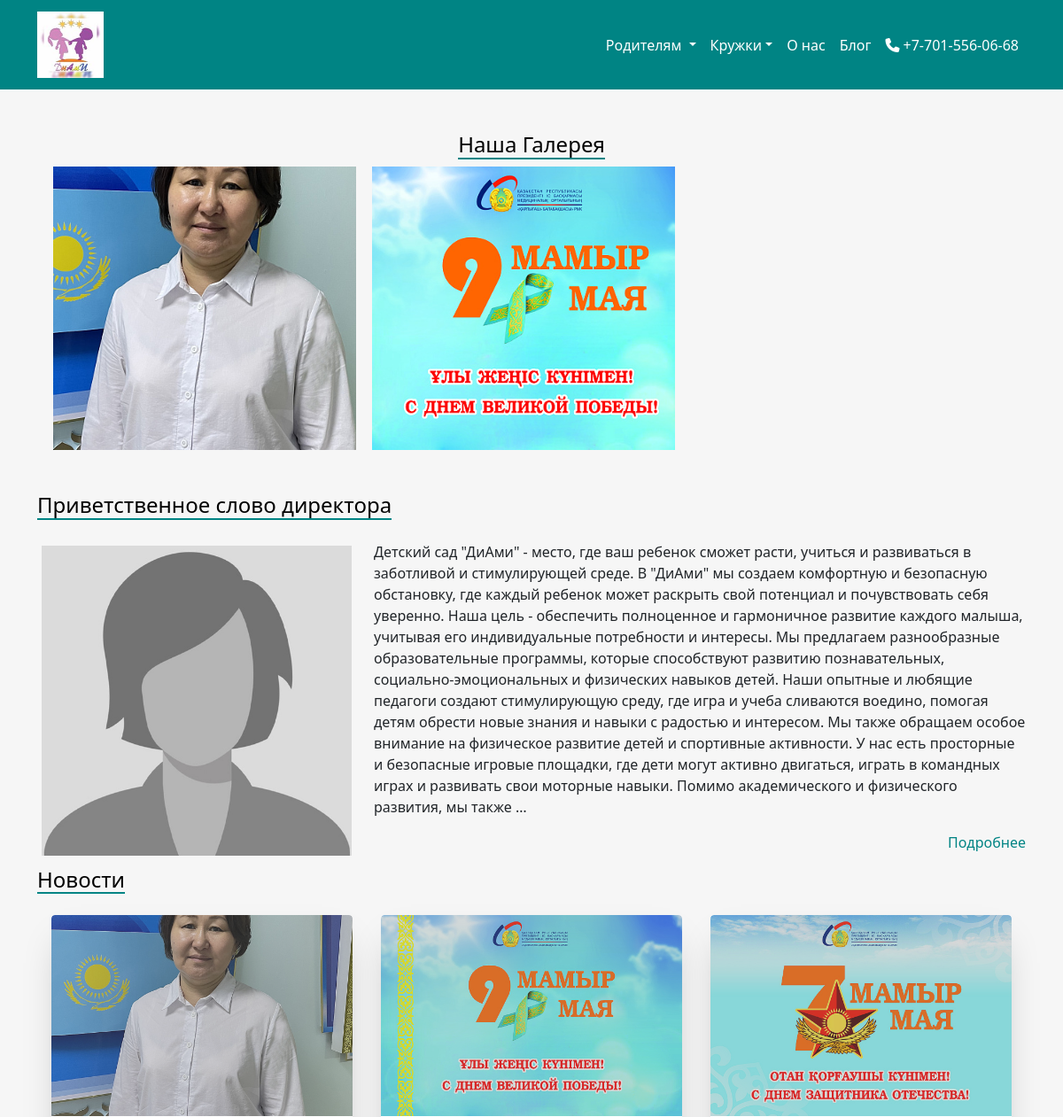
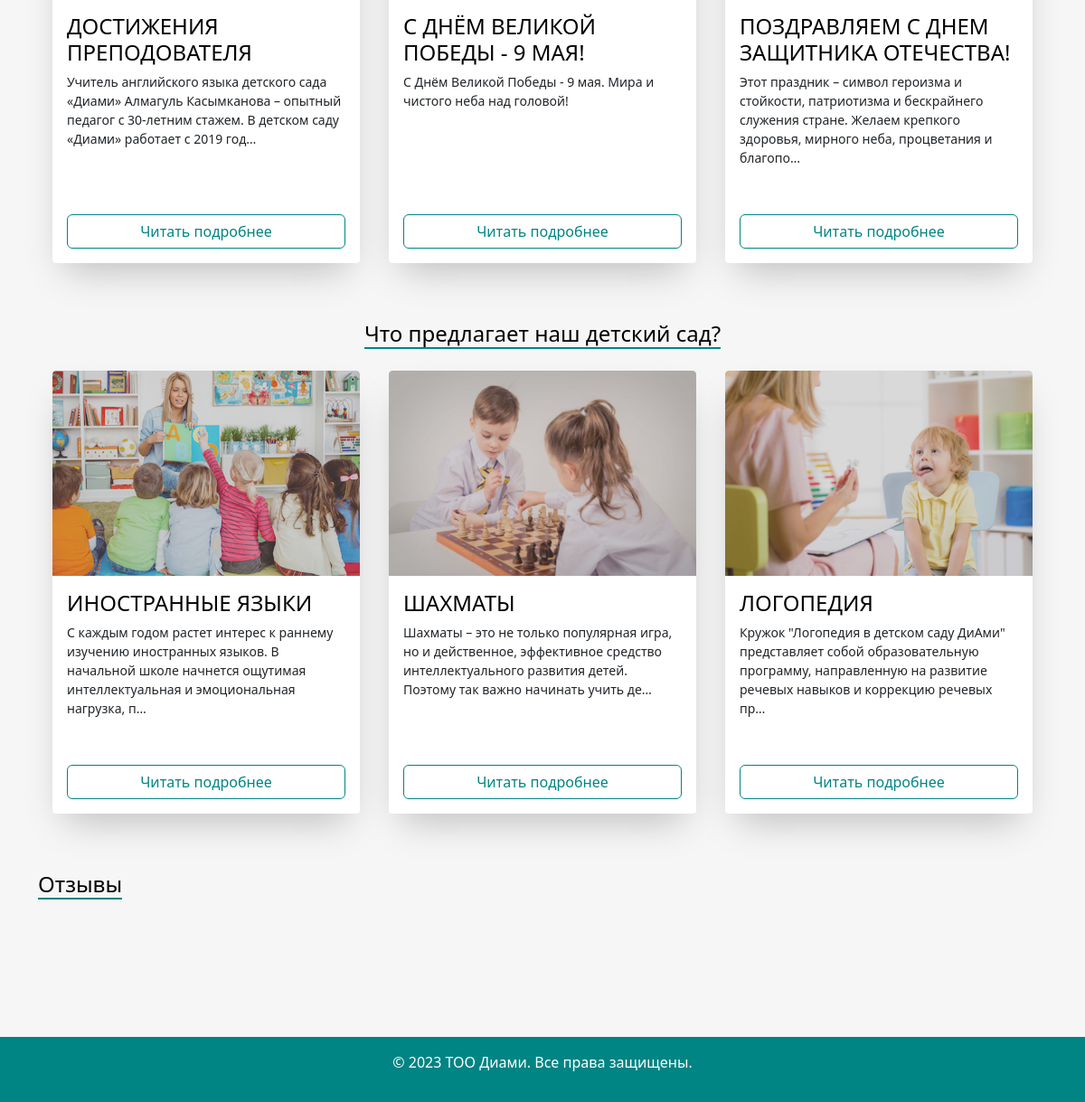
The app's page /, older data (2 pictures, top to bottom).
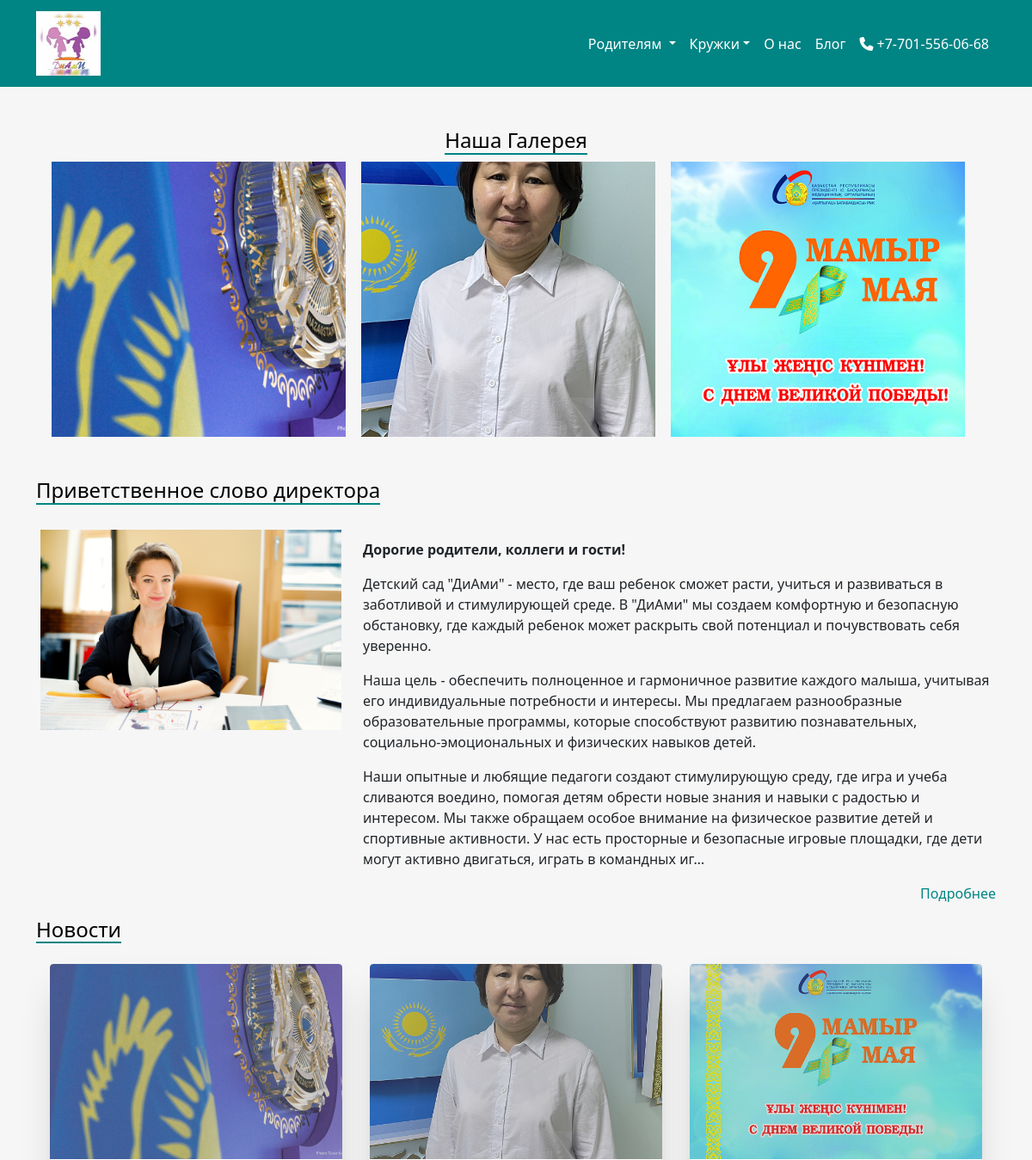
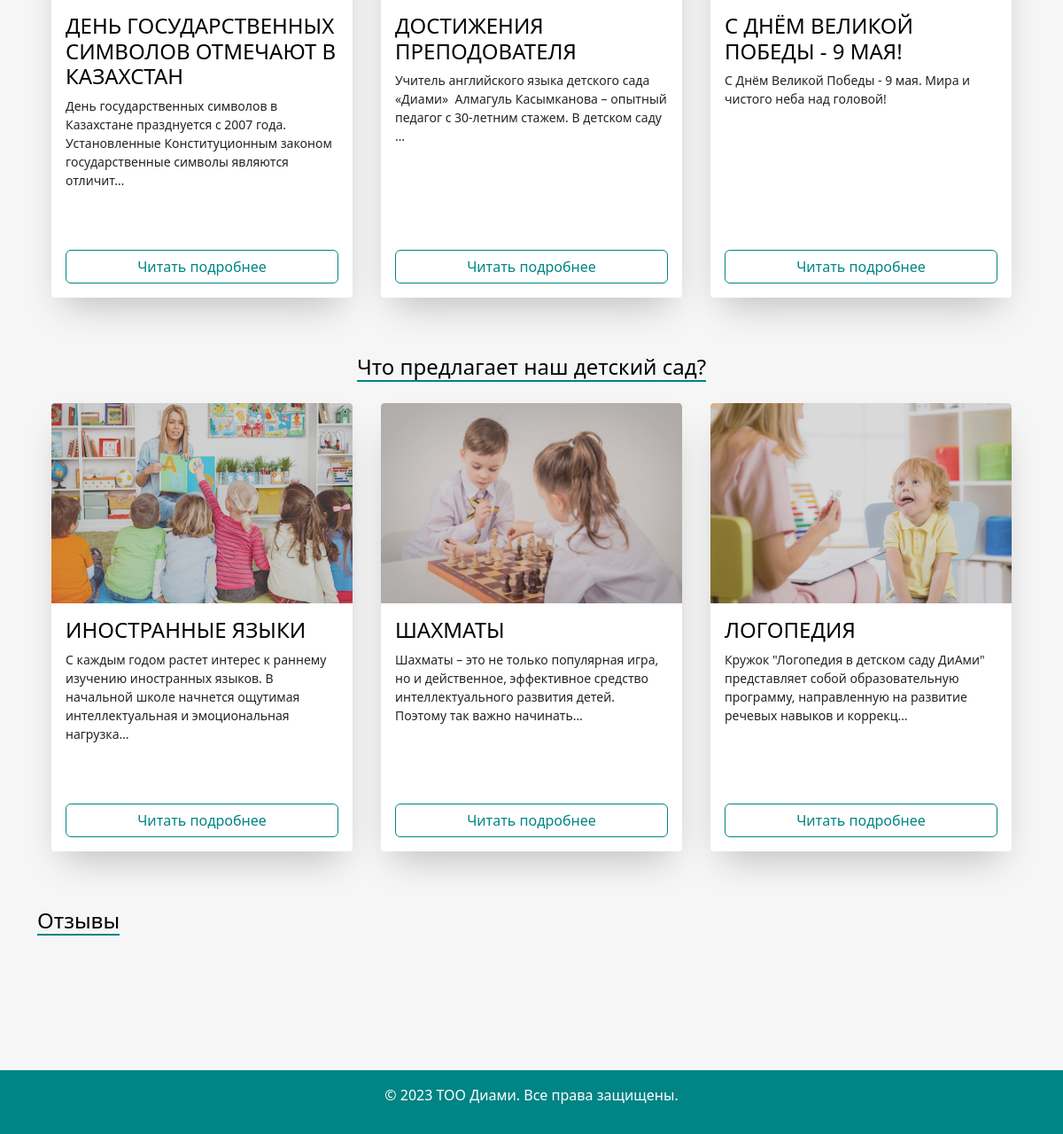
The same page, newer data (2 pictures, top to bottom).
### main/models.py (models this page shows, shortened)
class Articles(models.Model):
    title = models.CharField('Название', max_length=50)
    full_text = RichTextUploadingField('Статья', validators=[MinLengthValidator(10, 'Введите больше 10 символов')],
        blank=False, null=False)
    date = models.DateTimeField('Дата публикации')
    image = models.ImageField('Изображение', upload_to='images/', default='')
    class Meta:
        verbose_name = 'Новость'
        verbose_name_plural = 'Новости'

class Director(models.Model):
    full_name = models.CharField('Название', blank=False, null=False, max_length=70)
    full_text = RichTextUploadingField('Приветственная речь',
                                 validators=[MinLengthValidator(10, 'Введите больше 10 символов')], blank=False,
                                 null=False)
    image = models.ImageField('Ваше изображение', upload_to='images/', default='')
    class Meta:
        verbose_name = 'Директор'
        verbose_name_plural = 'Директор'

class Clubs(models.Model):
    name_clubs = models.CharField('Название кружка', blank=False, null=False, max_length=30)
    full_text = RichTextUploadingField('Описание кружка', validators=[MinLengthValidator(10, 'Введите больше 10 символов')],
                                 blank=False, null=False)
    image = models.ImageField('Изображение', upload_to='images/', default='')
    class Meta:
        verbose_name = 'Кружок'
        verbose_name_plural = 'Кружки'

### main/views.py (the view)
# urls.py: path('', views.index, name='home'),
def index(request):
    news = Articles.objects.order_by('-date')
    director = Director.objects.first()
    clubs = Clubs.objects.all()
    forparents = ForParents.objects.all()
    return render(request, 'main/index.html', {'title': 'Детский сад "ДиАми"', 'news': news, 'director': director, 'clubs': clubs, 'forparents': forparents})

### main/context_clubs.py (called while the page is built)
def krujki(request):
    return {'krujki': Clubs.objects.all()}

### main/context_forparents.py (called while the page is built)
def forparents(request):
    return {'roditeli': ForParents.objects.all()}

### main/templates/main/index.html (shortened to what this page needs)
{% extends 'base.html' %}
{% load static %}
{% block content %}
<div class="container  pt-5">
    <div class="row">
        <div class="col-md-12 col-sm-12 text-center">
            <h4 class="underline">Наша Галерея</h4>
        </div>
    </div>
    <div class="menu">
        <div class="menu--wrapper">
            {% for x in news|slice:":10" %}
                    <div class="menu--item">
                        <figure>
                            <img src="{{ x.image.url }}" alt="" />
                        </figure>
                    </div>
            {% endfor %}
        </div>
    </div>
</div>
<div class="container pt-5">
    <div class="row">
        <div class="col-md-12 col-sm-12">
            <h4 class="underline">Приветственное слово директора</h4>
        </div>
    </div>
    <div class="row pt-3">
        <div class="col-md-4 col-sm-12">
            <a href="#">
                <img width="350" class="img-fluid" src="{{ director.image.url }}" height="410" title="Директор"
                    alt="Директор" style="margin:5px;">
            </a>
        </div>
        <div class="col-md-8 col-sm-12">
            <p>
                {{ director.full_text|truncatechars:1000|safe }}
            </p>
            <p style="text-align: right;">
                <a href="{% url 'director' %}" class="text-primary">Подробнее</a>
            </p>
        </div>
    </div>
</div>
<div class="container">
    <div class="row">
        <div class="col-md-12 col-sm-12">
            <h4 class="underline">Новости</h4>
        </div>
    </div>
    <ul class="clubs">
        {% if news %}
        {% for el in news|slice:":3" %}
        <li class="clubs__item">
            <div class="club">
                <div class="club__image" style="background-image: url( {{ el.image.url }} )"></div>
                <div class="club__content">
                    <div class="club__title">
                        <h4>{{ el.title }}</h4>
                    </div>
                    <span class="club__text">
                        {{ el.full_text|truncatechars:150|safe }}
                    </span>
                </div>
                <a href="{% url 'news_detail' el.id %}" class="btn btn-outline-primary  m-3">Читать подробнее</a>
            </div>
        </li>
        {% endfor %}
        {% else %}
        <h4>Нет новостей</h4>
        {% endif %}
    </ul>
</div>
<div class="container">
    <div class="row pt-5">
        <div class="col-md-12 col-sm-12 text-center">
            <h4 class="underline">Что предлагает наш детский сад?</h4>
        </div>
    </div>
</div>
<div class="container">
    <ul class="clubs">
        {% if clubs %}
        {% for el in clubs|slice:":3" %}
        <li class="clubs__item">
            <div class="club">
                <div class="club__image"
                    style="max-width: 100%; height: auto; background-image: url( {{ el.image.url }} )"></div>
                <div class="club__content">
                    <div class="club__title">
                        <h4>{{ el.name_clubs }}</h4>
                    </div>
                    <span class="club__text">{{ el.full_text|truncatechars:150|safe }}</span>
                </div>
                <a href="{% url 'clubs_detail' el.id %}" class="btn btn-outline-primary  m-3">Читать подробнее</a>
            </div>
        </li>
        {% endfor %}
        {% else %}
        <h4>Нет кружков</h4>
        {% endif %}
    </ul>
</div>
{% endblock %}
{% block header %}
{% include 'include/header.html' with clubs=clubs %}
{% endblock %}

### main/templates/base.html (shortened to what this page needs)
{% load static  %}
<!DOCTYPE html>
<html lang="ru">
<head>
    <link rel="stylesheet" href="{% static 'main/css/bootstrapstyle.css' %}">
    <link rel="stylesheet" href="{% static 'main/css/style.css' %}">
</head>
<body>
{% block header %}{% endblock %}
{% block content %}
{% endblock %}
<div class="container pt-5">
   <div class="row">
      <div class="col-md-12 col-sm-12">
          <h4 class="underline">Отзывы</h4>
      </div>
  </div>
</div>
{% include 'include/footer.html' %}
</body>
</html>

### main/templates/include/header.html (shortened to what this page needs)
{% load static %}
<nav class="navbar navbar-expand-lg burger-menu navbar-light " style="background-color: #008484">
    <div class="container">
        <a class="navbar-brand" href="{% url 'home' %}">
            <img src="{% static 'main/images/logo.jpg' %}" alt="logo" style="max-width: 50%">
        </a>
        <div class="collapse navbar-collapse justify-content-end" id="navbarNav">
            <ul class="navbar-nav">
                <li class="nav-item dropdown">
                    <a class="nav-link dropdown-toggle text-white" href="#" id="navbarDropdown" role="button"
                       data-bs-toggle="dropdown" aria-expanded="false">
                        Родителям
                    </a>
                </li>
                <li class="nav-item dropdown">
                    <a class="nav-link dropdown-toggle text-white" href="#" id="navbarDropdown2" role="button"
                       data-bs-toggle="dropdown" aria-expanded="false">Кружки</a>
                </li>
                <li class="nav-item dropdown">
                    <a class="nav-link text-white" href="{% url 'about' %}">
                        О нас
                    </a>
                </li>
                <li class="nav-item dropdown">
                    <a class="nav-link text-white" href="{% url 'blog' %}">
                        Блог
                    </a>
                </li>
                <li class="nav-item dropdown">
                    <a class="nav-link text-white" href="tel:+7-701-556-06-68">
                        <i class="fas fa-phone "></i>
                        <span> +7-701-556-06-68</span></a>
                </li>
            </ul>
        </div>
    </div>
</nav>

### main/templates/include/footer.html (shortened to what this page needs)
{% block footer %}
    <footer class="text-black">
        <div class="container py-5 mt-5">
        </div>
        <div class="text-center py-3 text-white bg-primary">
            <p>&copy; 2023 ТОО Диами. Все права защищены.</p>
        </div>
    </footer>
{% endblock %}

### static/main/css/style.css (style rules this page uses)
*, *::before, *::after { box-sizing: border-box; }
.menu { overflow: hidden; width: 100%; position: relative; z-index: 1; height: 40vh; }
.menu--wrapper { display: flex; position: absolute; z-index: 1; height: 100%; top: 0; left: 0; width: 100%; }
.menu--item { position: absolute; z-index: 1; top: 0; left: 0; width: 30vw; height: 100%; padding: 0 1.5vw; overflow: hidden; }
.menu--item figure { position: absolute; z-index: 1; display: block; user-select: none; padding: 0; border: none; outline: none; box-shadow: none; width: 100%; height: 100%; overflow: hidden; pointer-events: none; transform-origin: center; }
.menu--item figure img { position: absolute; z-index: 1; top: 0; left: 0; width: 100%; height: 100%; object-fit: cover; vertical-align: middle; transform-origin: center; }
.menu--item figure:before { position: absolute; z-index: 2; bottom: 1vw; left: 1vw; display: inline-block; color: #ffffff; font-size: 3vw; }
html, h1, h2, h3, h4, h5, h6 { color: black; }
body { background: #f6f6f6; }
a { text-decoration: none; color: inherit; }
.underline { border-bottom: 2px solid #008484 !important; display: inline-block; }
.clubs { display: flex; flex-wrap: wrap; list-style: none; margin: 0; padding: 0; }
.clubs__item { display: flex; padding: 1rem; }
@media (min-width: 40rem) { .clubs__item { width: 50%; } }
@media (min-width: 56rem) { .clubs__item { width: 33.3333%; } }
.club { background-color: white; border-radius: 0.25rem; box-shadow: 0 20px 40px -14px rgba(0, 0, 0, 0.25); display: flex; flex-direction: column; overflow: hidden; }
.club__content { display: flex; flex: 1 1 auto; flex-direction: column; padding: 1rem; }
.club__image { background-repeat: no-repeat; background-size: cover; border-top-left-radius: 0.25rem; border-top-right-radius: 0.25rem; filter: contrast(70%); position: relative; transition: filter 0.5s cubic-bezier(0.43, 0.41, 0.22, 0.91); }
.club__image::before { content: ""; display: block; padding-top: 56.25%; }
@media (min-width: 40rem) { .club__image::before { padding-top: 66.6%; } }
.club__title { text-transform: uppercase; }
.club__text { flex: 1 1 auto; font-size: 0.875rem; line-height: 1.5; margin-bottom: 1.25rem; word-wrap: break-word; overflow: hidden; text-overflow: ellipsis; }
body, wrapper { min-height: 100vh; }

Row changes from the older to the newer data that the page shows:
no longer on this page (row unchanged): Articles: image (picture), title "ПОЗДРАВЛЯЕМ С ДНЕМ ЗАЩИТНИКА ОТЕЧЕСТВА!", full_text "Этот праздник – символ героизма и стойкости, патриотизма и бескрайнего служения стране. Желаем крепкого здоровья, мирного неба, процветания и благопо…", shown under "Новости"
added Articles: image (picture), title "ДЕНЬ ГОСУДАРСТВЕННЫХ СИМВОЛОВ ОТМЕЧАЮТ В КАЗАХСТАН", full_text "День государственных символов в Казахстане празднуется с 2007 года. Установленные Конституционным законом государственные символы являются отличит…"
changed Articles "ДОСТИЖЕНИЯ ПРЕПОДОВАТЕЛЯ": full_text "Учитель английского языка детского сада «Диами» Алмагуль Касымканова – опытный педагог с 30-летним стажем. В детском саду «Диами» работает с 2019 год…" → "Учитель английского языка детского сада «Диами» Алмагуль Касымканова – опытный педагог с 30-летним стажем. В детском саду …"
changed Director: image: picture added in place of a placeholder; full_text "Детский сад \"ДиАми\" - место, где ваш ребенок сможет расти, учиться и развиваться в заботливой и стимулирующей среде. В \"ДиАми\" мы создаем комфортную и безопасную обстановку, где каждый ребенок может раскрыть свой потенциал и почувствовать себя уверенно. Наша цель - обеспечить полноценное и гармоничное развитие каждого малыша, учитывая его индивидуальные потребности и интересы. Мы предлагаем разнообразные образовательные программы, которые способствуют развитию познавательных, социально-эмоциональных и физических навыков детей. Наши опытные и любящие педагоги создают стимулирующую среду, где игра и учеба сливаются воедино, помогая детям обрести новые знания и навыки с радостью и интересом.…" → "Дорогие родители, коллеги и гости! Детский сад \"ДиАми\" - место, где ваш ребенок сможет расти, учиться и развиваться в заботливой и стимулирующей среде. В \"ДиАми\" мы создаем комфортную и безопасную обстановку, где каждый ребенок может раскрыть свой потенциал и почувствовать себя уверенно. Наша цель - обеспечить полноценное и гармоничное развитие каждого малыша, учитывая его индивидуальные потребности и интересы. Мы предлагаем разнообразные образовательные программы, которые способствуют развитию познавательных, социально-эмоциональных и физических навыков детей. Наши опытные и любящие педагоги создают стимулирующую среду, где игра и учеба сливаются воедино, помогая детям обрести новые знания…"
changed Clubs "ИНОСТРАННЫЕ ЯЗЫКИ": full_text "С каждым годом растет интерес к раннему изучению иностранных языков. В начальной школе начнется ощутимая интеллектуальная и эмоциональная нагрузка, п…" → "С каждым годом растет интерес к раннему изучению иностранных языков. В начальной школе начнется ощутимая интеллектуальная и эмоциональная нагрузка…"
changed Clubs "ШАХМАТЫ": full_text "Шахматы – это не только популярная игра, но и действенное, эффективное средство интеллектуального развития детей. Поэтому так важно начинать учить де…" → "Шахматы – это не только популярная игра, но и действенное, эффективное средство интеллектуального развития детей. Поэтому так важно начинать…"
changed Clubs "ЛОГОПЕДИЯ": full_text "Кружок \"Логопедия в детском саду ДиАми\" представляет собой образовательную программу, направленную на развитие речевых навыков и коррекцию речевых пр…" → "Кружок \"Логопедия в детском саду ДиАми\" представляет собой образовательную программу, направленную на развитие речевых навыков и коррекц…"
